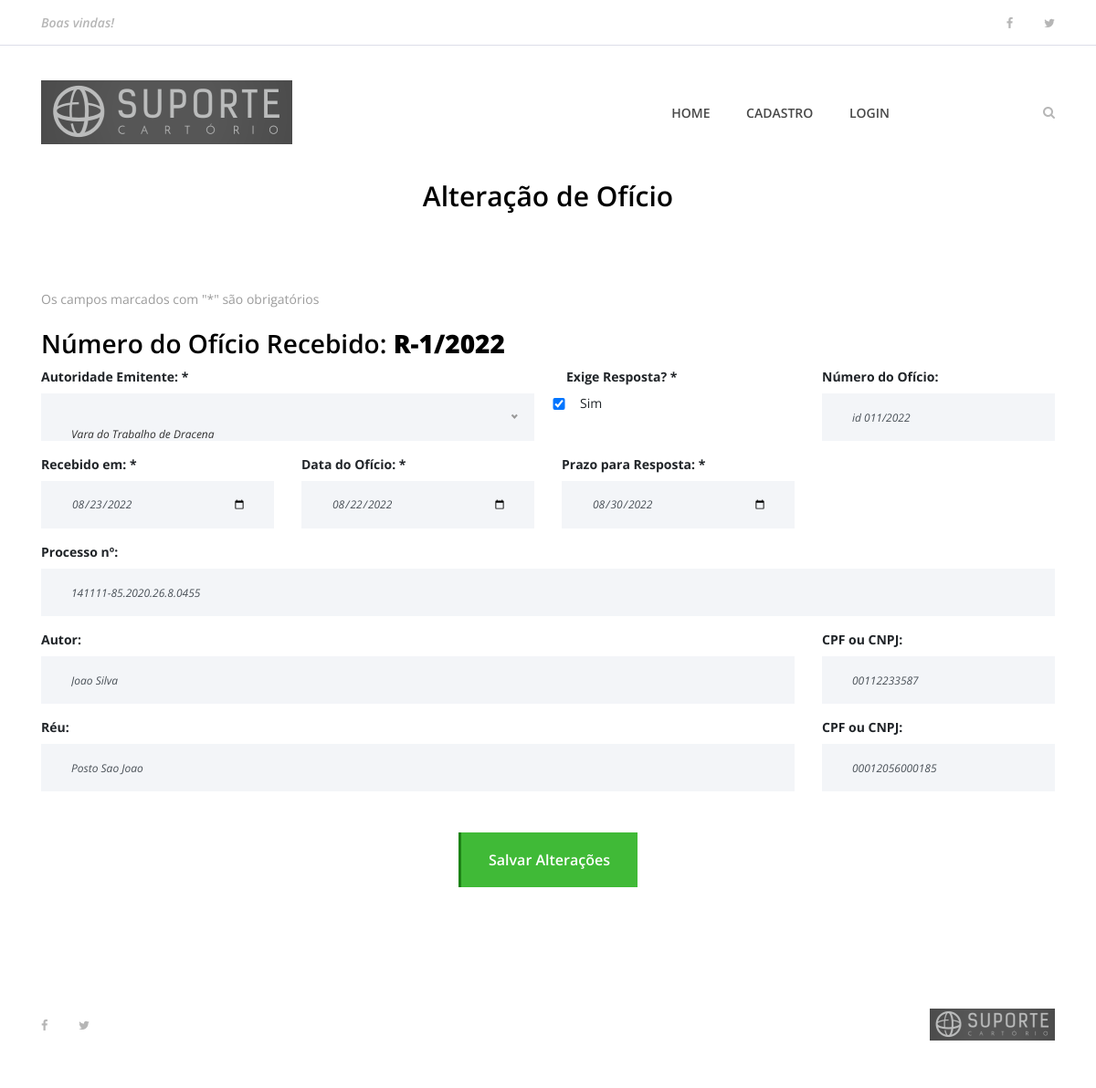
/altera_oficio/2, run on the app's committed database.
### apps/oficios/models/ReceivedOL.py (models this page shows, shortened)
class ReceivedOL(models.Model):
    received_in = models.DateField(verbose_name='Recebido em')
    ol_date = models.DateField(verbose_name='Data do Ofício')
    ol_origin_id = models.CharField(max_length=50, null=True, blank=True, verbose_name='Número ou Identificação do Ofício')
    authority = models.ForeignKey(Authority, null=True, blank=True, related_name='authority', on_delete=models.SET_NULL, verbose_name='Autoridade Emitente')
    lawsuit_number = models.CharField(null=True, blank=True, max_length=100, verbose_name='Processo nº:')
    lawsuit_author = models.CharField(null=True, blank=True, max_length=200, verbose_name='Autor')
    author_type = models.IntegerField(choices=PERSON_TYPE_CHOICE, default=1, verbose_name='Tipo de Pessoa')
    author_doc_number = models.CharField(null=True, blank=True, max_length=14, verbose_name='CPF ou CNPJ')
    lawsuit_accused = models.CharField(null=True, blank=True, max_length=200, verbose_name='Réu')
    accused_type = models.IntegerField(choices=PERSON_TYPE_CHOICE, default=1, verbose_name='Tipo de Pessoa')
    accused_doc_number = models.CharField(null=True, blank=True, max_length=14, verbose_name='CPF ou CNPJ')
    deadline = models.DateField(verbose_name='Prazo para Resposta')
    received_ol_number = models.CharField(null=True, blank=True, max_length=50, verbose_name='Número do Ofício Recebido')
    answer_ol = models.CharField(null=True, blank=True, max_length=50, verbose_name='Número do Ofício Resposta')
    status = models.BooleanField(default=True)
    created_at = models.DateTimeField(auto_now_add=True)
    updated_at = models.DateTimeField(auto_now=True)
    class Meta:
        verbose_name = 'Ofício Recebido'
        verbose_name_plural = 'Ofícios Recebidos'

### apps/oficios/views.py (the view)
# urls.py: path('altera_oficio/<int:oficio_id>', views.altera_oficio, name='altera_oficio'),
def altera_oficio(request, oficio_id):
    oficio = get_object_or_404(ReceivedOL, pk=oficio_id)
    autoridades = Authority.objects.all()
    oficio_a_editar = {
        'oficio': oficio,
        'autoridades': autoridades,
    }
    return render(request, 'oficios/altera_oficio.html', oficio_a_editar)

### templates/oficios/altera_oficio.html (shortened to what this page needs)
{% extends 'base.html' %}
{% load static %}
{% block content %}
<div class="contact-area section-padding-0-80">
   <div class="container">
       <div class="row">
           <div class="col-12">
               <div class="section-heading">
                   <h3>Alteração de Ofício</h3>
               </div>
           </div>
       </div>
       <div class="row">
            <div class="col-12">
            <p>Os campos marcados com "*" são obrigatórios</p>
            <div>
                <h3>Número do Ofício Recebido: <b>{{oficio.received_ol_number}}</b></h3>
            </div>
               <div class="contact-form-area">
                   <form action="{% url 'atualiza_oficio' %}" method="POST" enctype="multipart/form-data">
                       <div class="row">
                            <div class="col-12 col-lg-6">
                                <label for="authority"><b>Autoridade Emitente: *</b></label>
                            </div>
                            <div class="form-check col-12 col-lg-3">
                                <label for="file"><b>Exige Resposta? *</b></label><br>
                                <input class="form-check-input col-lg-1" type="checkbox" id="exige_resposta_default" name="exige_resposta" {% if oficio.status %} checked {% endif %}>
                                <label class="form-check-label col-12 col-lg-2" for="exige_resposta_default" >Sim</label>
                            </div>
                            <div class="col-12 col-lg-3">
                                <label for="file"><b>Número do Ofício:  </b></label>
                                <input type="text" class="form-control" name="ol_origin_id" placeholder="Ex. Of. 44/2022" value="{{oficio.ol_origin_id}}">
                            </div>
                            <div class="col-12 col-lg-3">
                                <label for="file"><b>Recebido em: *</b></label>
                                <input class="form-control" type="date" name="received_in" cols="30" rows="10" placeholder="Ex. 30/05/2022" value="{{oficio.received_in|date:"Y-m-d" }}" required></input>
                            </div>
                            <div class="col-12 col-lg-3">
                                <label for="file"><b>Data do Ofício: *</b></label>
                                <input class="form-control" type="date" name="ol_date" cols="30" rows="10" placeholder="Ex. 30/05/2022" value="{{oficio.ol_date|date:"Y-m-d"}}" required></input>
                            </div>
                            <div class="col-12 col-lg-3">
                                <label for="file"><b>Prazo para Resposta: *</b></label>
                                <input type="date" class="form-control" name="deadline" placeholder="Ex. 15/06/2022" value="{{oficio.deadline|date:"Y-m-d"}}" required>
                            </div>
                            <div class="col-12">
                                <label for="file"><b>Processo nº: </b></label>
                                <input type="text" class="form-control" name="lawsuit_number" placeholder="Ex. 1001456-44.2018.8.26.0311" value="{{oficio.lawsuit_number}}">
                            </div>
                            <div class="col-12 col-lg-9">
                                <label for="file"><b>Autor: </b></label>
                                <input type="text" class="form-control" name="lawsuit_author" placeholder="Ex. João da Silva" value="{{oficio.lawsuit_author}}">
                            </div>
                            <div class="col-12 col-lg-3">
                                <label for="file"><b>CPF ou CNPJ: </b></label>
                                <input type="number" class="form-control" name="author_doc_number" placeholder="Ex. 000.000.000-01" value="{{oficio.author_doc_number}}">
                            </div>
                            <div class="col-12 col-lg-9">
                                <label for="file"><b>Réu: </b></label>
                                <input type="text" class="form-control" name="lawsuit_accused" placeholder="Ex. João da Silva" value="{{oficio.lawsuit_accused}}">
                            </div>
                            <div class="col-12 col-lg-3">
                                <label for="file"><b>CPF ou CNPJ: </b></label>
                                <input type="number" class="form-control" name="accused_doc_number" placeholder="Ex. 000.000.000-01" value="{{oficio.accused_doc_number}}">
                            </div>
                            <div class="col-12 text-center">
                                <button class="btn delicious-btn mt-30" type="submit">Salvar Alterações</button>
                            </div>
                       </div>
                   </form>
               </div>
           </div>
       </div>
   </div>
</div>
{% endblock %}

### web_oficios_e_procuracoes/static/site.css (style rules this page uses)
* { margin: 0; padding: 0; }
body { font-family: "Open Sans", sans-serif; font-size: 14px; }
h1, h2, h3, h4, h5, h6 { color: #000000; line-height: 1.3; font-weight: 600; }
p { color: #9b9b9b; font-size: 14px; line-height: 2; font-weight: 400; }
.mt-30 { margin-top: 30px !important; }
.section-padding-0-80 { padding-top: 0; padding-bottom: 80px; }
.section-heading { position: relative; z-index: 1; margin-bottom: 80px; text-align: center; }
.section-heading h3 { font-size: 30px; margin-bottom: 0; }
.delicious-btn { display: inline-block; min-width: 160px; height: 60px; color: #ffffff; border: none; border-left: 3px solid #1c8314; border-radius: 0; padding: 0 30px; font-size: 16px; line-height: 58px; font-weight: 600; -webkit-transition-duration: 500ms; transition-duration: 500ms; text-transform: capitalize; background-color: #40ba37; }
.contact-form-area .form-control { height: 52px; width: 100%; background-color: #f3f5f8; font-size: 12px; font-style: italic; margin-bottom: 15px; border: none; border-left: 3px solid #f3f5f8; border-radius: 0; padding: 15px 30px; -webkit-transition-duration: 500ms; transition-duration: 500ms; }

### data on the page
ReceivedOL: received_ol_number "R-1/2022", status "☑", ol_origin_id "id 011/2022", received_in "08/23/2022", ol_date "08/22/2022", deadline "08/30/2022", lawsuit_number "141111-85.2020.26.8.0455", lawsuit_author "Joao Silva", author_doc_number "00112233587", lawsuit_accused "Posto Sao Joao", accused_doc_number "00012056000185"
